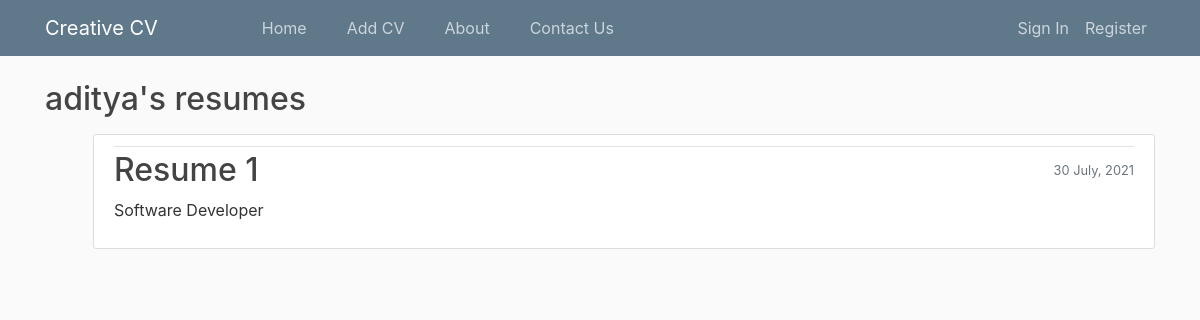
The page /user/aditya/ on the database its author committed.
### resume/models.py (models this page shows, shortened)
class Resume(models.Model):
      owner= models.ForeignKey(User, on_delete=models.CASCADE)
      title=models.CharField(max_length=50,default='Resume')
      education=models.TextField(blank=False)
      profession=models.CharField(max_length=100,default='Engineer')
      skills=models.TextField(blank=False)
      experience=models.TextField(blank=True)
      project=models.TextField(blank=True)
      date=models.DateTimeField(default=timezone.now)
      contact=models.TextField(blank=True)

### resume/views.py (the view)
# urls.py: path('user/<str:username>/',views.UserResumeView.as_view(),name='user-resume'),
class UserResumeView(ListView):
      model=Resume
      template_name='resume/user-resume.html'
      ordering=['-date']
      context_object_name='resumes'
      def get_queryset(self):
            user=get_object_or_404(User, username=self.kwargs.get('username'))
            return Resume.objects.filter(owner=user).order_by('-date')

### resume/templates/resume/user-resume.html
{% extends 'base.html' %}
      {% block content %}
      <h2 class="mb-3">{{view.kwargs.username}}'s resumes </h2>
            {% for resume in resumes %}
                  <article class="media content-section ml-5">
                        <div class="media-body">
                        <div class="article-metadata">
                        <small class="text-muted float-right mt-3">{{ resume.date|date:"d F, Y"}}</small>
                        </div>
                        <h2><a class="article-title" href="{% url 'resume-detail' resume.id %}">{{ resume.title }}</a></h2>
                        <p class="article-content">{{ resume.profession }}</p>
                        </div>
                  </article>
            {% endfor %}
      {% endblock content %}

### resume/static/resume/main.css (style rules this page uses)
body { background: #fafafa; color: #333333; margin-top: 5rem; }
h1, h2, h3, h4, h5, h6 { color: #444444; }
.content-section { background: #ffffff; padding: 10px 20px; border: 1px solid #dddddd; border-radius: 3px; margin-bottom: 20px; }
.article-title { color: #444444; }
.article-content { white-space: pre-line; }
.article-metadata { padding-bottom: 1px; margin-bottom: 4px; border-bottom: 1px solid #e3e3e3 }

### rows shown on the page
Resume: date "30 July, 2021", title "Resume 1", profession "Software Developer"

### other values the page prints
{{ view.kwargs.username }} "aditya"
